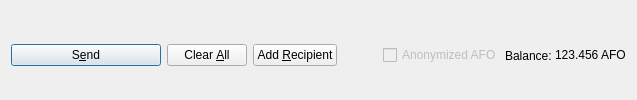
         <widget class="QFrame" name="frame_Send">
          <layout class="QHBoxLayout" name="horizontalLayout">
           <property name="bottomMargin">
            <number>0</number>
           </property>
           <item>
            <widget class="QPushButton" name="sendButton">
             <property name="minimumSize">
              <size>
               <width>150</width>
               <height>0</height>
              </size>
             </property>
             <property name="toolTip">
              <string>Confirm the send action</string>
             </property>
             <property name="text">
              <string>S&amp;end</string>
             </property>
             <property name="icon">
              <iconset resource="../allforonebusiness.qrc">
               <normaloff>:/icons/send</normaloff>:/icons/send</iconset>
             </property>
             <property name="autoDefault">
              <bool>false</bool>
             </property>
             <property name="default">
              <bool>true</bool>
             </property>
            </widget>
           </item>
           <item>
            <widget class="QPushButton" name="clearButton">
             <property name="sizePolicy">
              <sizepolicy hsizetype="Minimum" vsizetype="Fixed">
               <horstretch>0</horstretch>
               <verstretch>0</verstretch>
              </sizepolicy>
             </property>
             <property name="toolTip">
              <string>Clear all fields of the form.</string>
             </property>
             <property name="text">
              <string>Clear &amp;All</string>
             </property>
             <property name="icon">
              <iconset resource="../allforonebusiness.qrc">
               <normaloff>:/icons/remove</normaloff>:/icons/remove</iconset>
             </property>
             <property name="autoDefault">
              <bool>false</bool>
             </property>
            </widget>
           </item>
           <item>
            <widget class="QPushButton" name="addButton">
             <property name="toolTip">
              <string>Send to multiple recipients at once</string>
             </property>
             <property name="text">
              <string>Add &amp;Recipient</string>
             </property>
             <property name="icon">
              <iconset resource="../allforonebusiness.qrc">
               <normaloff>:/icons/add</normaloff>:/icons/add</iconset>
             </property>
             <property name="autoDefault">
              <bool>false</bool>
             </property>
            </widget>
           </item>
           <item>
            <spacer name="horizontalSpacer">
             <property name="orientation">
              <enum>Qt::Horizontal</enum>
             </property>
             <property name="sizeHint" stdset="0">
              <size>
               <width>40</width>
               <height>20</height>
              </size>
             </property>
            </spacer>
           </item>
           <item>
            <layout class="QHBoxLayout" name="horizontalLayout_2">
             <property name="spacing">
              <number>3</number>
             </property>
             <item>
              <widget class="QCheckBox" name="checkzAFO">
               <property name="enabled">
                <bool>false</bool>
               </property>
               <property name="text">
                <string>Anonymized AFO</string>
               </property>
              </widget>
             </item>
             <item>
              <widget class="QLabel" name="label">
               <property name="text">
                <string>Balance:</string>
               </property>
              </widget>
             </item>
             <item>
              <widget class="QLabel" name="labelBalance">
               <property name="sizePolicy">
                <sizepolicy hsizetype="Preferred" vsizetype="Fixed">
                 <horstretch>0</horstretch>
                 <verstretch>0</verstretch>
                </sizepolicy>
               </property>
               <property name="cursor">
                <cursorShape>IBeamCursor</cursorShape>
               </property>
               <property name="text">
                <string notr="true">123.456 AFO</string>
               </property>
               <property name="textInteractionFlags">
                <set>Qt::LinksAccessibleByMouse|Qt::TextSelectableByKeyboard|Qt::TextSelectableByMouse</set>
               </property>
              </widget>
             </item>
            </layout>
           </item>
          </layout>
         </widget>
